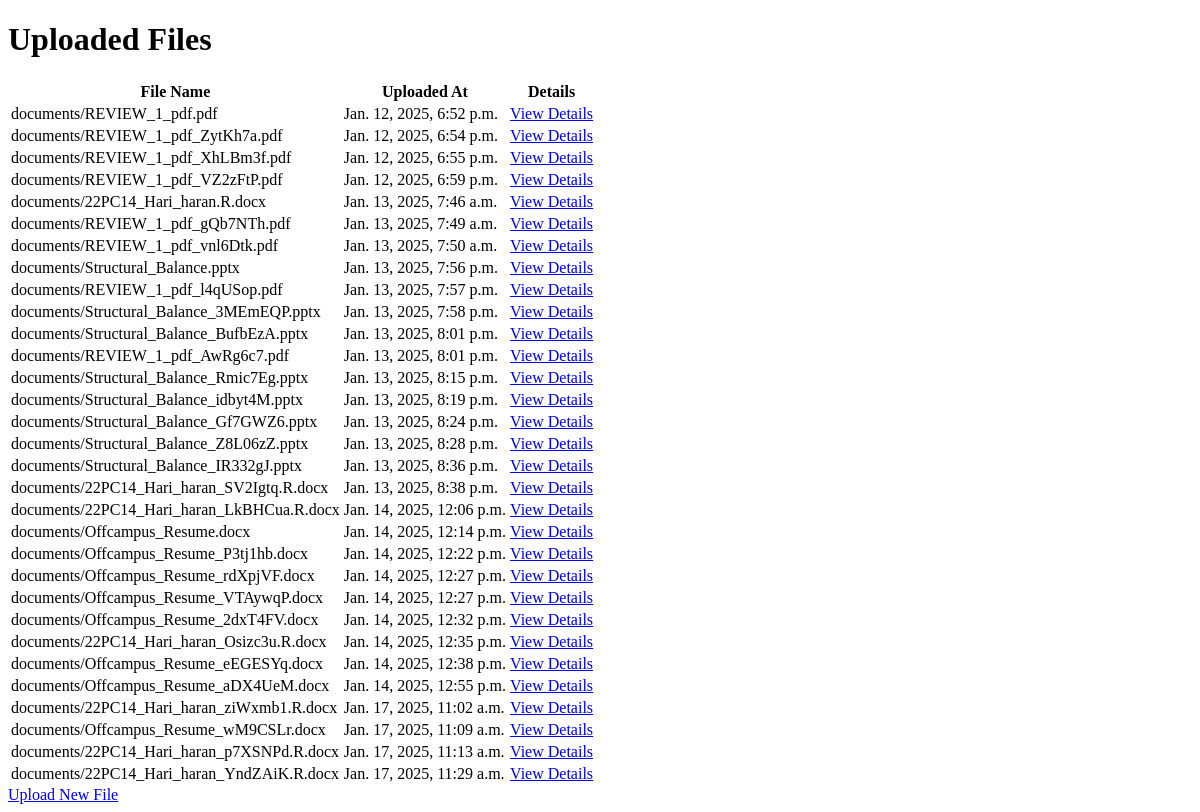
Page /files/ on the earlier database version.
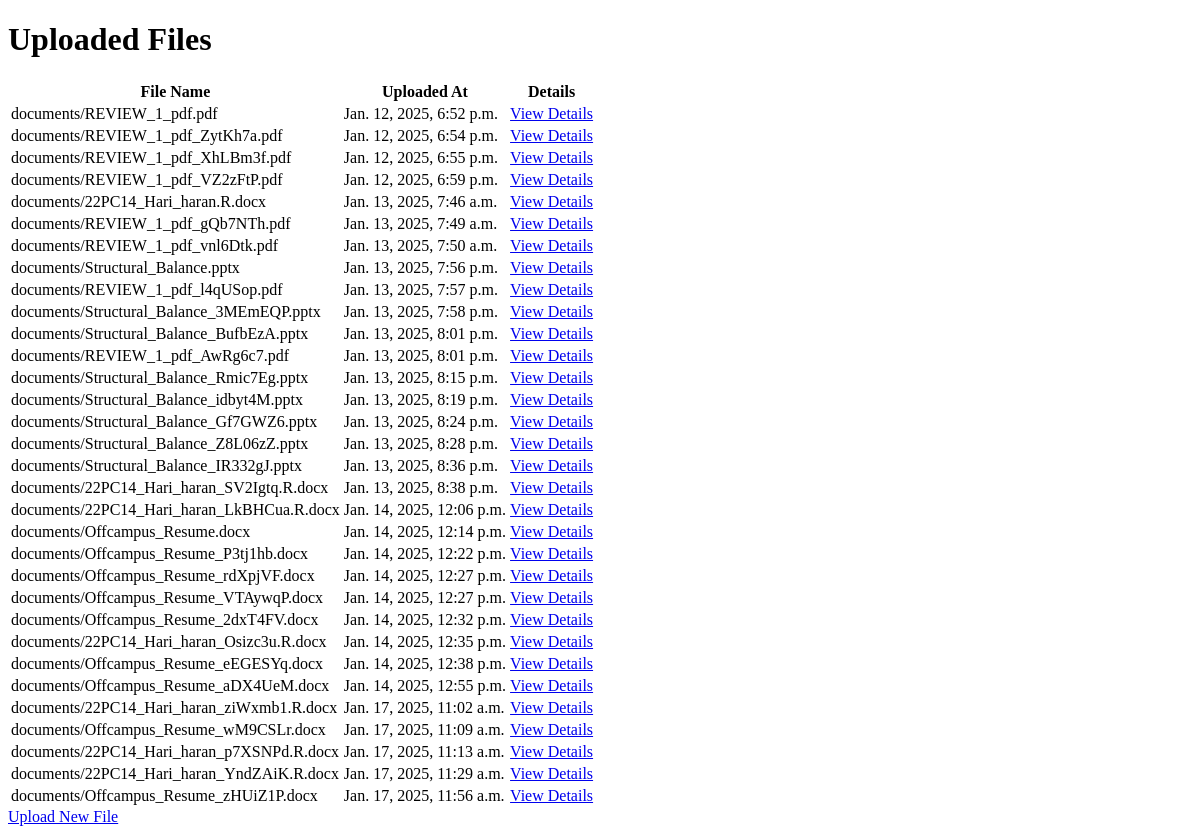
Same page on the later database version.
### Student/models.py (models this page shows, shortened)
class UploadFile(models.Model):
    upload_file = models.FileField(null=False,upload_to='documents/',validators=[FileExtensionValidator(['pdf', 'docx','pptx'])])
    uploaded_at = models.DateTimeField(auto_now_add=True)
    student_options = models.CharField(choices=STUDENT_CHOICE,max_length=30)
    keywords = models.TextField(null=True, blank=True)
    summary = models.TextField(null=True, blank=True)
    class Meta:
        verbose_name_plural = 'File Upload'

### Student/views.py (the view)
# urls.py: path('files/', views.file_list, name='file_list'),
def file_list(request):
    files = UploadFile.objects.all()
    return render(request, 'file_list.html', {'files': files})

### templates/file_list.html (shortened to what this page needs)
<!DOCTYPE html>
<html>
<head>
</head>
<body>
    <h1>Uploaded Files</h1>
    <table>
        <thead>
            <tr>
                <th>File Name</th>
                <th>Uploaded At</th>
                <th>Details</th>
            </tr>
        </thead>
        <tbody>
            {% for file in files %}
            <tr>
                <td>{{ file.upload_file.name }}</td>
                <td>{{ file.uploaded_at }}</td>
                <td><a href="{% url 'files' pk=file.pk %}">View Details</a></td>
            </tr>
            {% endfor %}
        </tbody>
    </table>
    <a href="{% url 'upload_file' %}">Upload New File</a>
</body>
</html>

Differences in the rows shown:
added UploadFile: upload_file.name "documents/Offcampus_Resume_zHUiZ1P.docx", uploaded_at "Jan. 17, 2025, 11:56 a.m."
